Frame 1 (no input): blank canvas, image omitted
Frame 60 (the mouse pressed at the canvas centre just before this capture): blank canvas, image omitted
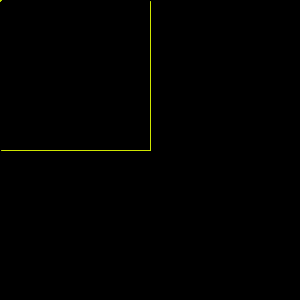
Frame 120 (the mouse held since frame 60 and released just before this capture)

The Processing sketch whose frames 1 and 60 were blank and that drew this single picture after the mouse press (run headless with seeded random() and noise(); from frame 60 on, the mouse is pressed at the canvas centre):

// Processing sketch: processing_24951
// ── processing_24951.pde

float x = 1.0;


void setup(){
  size (300,300);
  strokeWeight (.5);
  smooth ();
  background(0);
   
}
void draw (){
  stroke (#EDFF03, 20);

  line( x,mouseX, mouseX, mouseY);
   line( mouseY,mouseX, mouseX, x);
  

}

                
                
